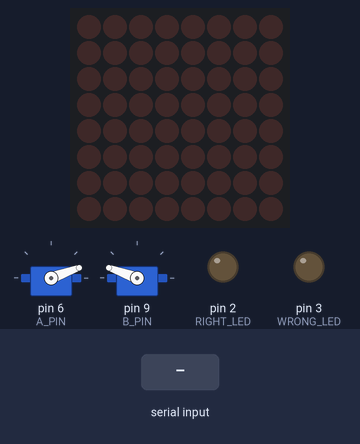
This sketch was run on a simulated Arduino Uno, built with avr-gcc and run on an emulated ATmega328P. Parts: 8×8 LED matrix, 2 × servo, output pins drawn as LEDs (lit = HIGH). Wiring (inferred from the names in the program): MAX7219 LED driver (orientation assumed): data pin 11; clock pin 13; CS pin 10. The test bench sets the inputs (shaded band). Pins used as bus, display or sensor lines are not drawn.

Above: at 1.5 s.
1.6 s: "c90\n" received over Serial
At 3.33 s:
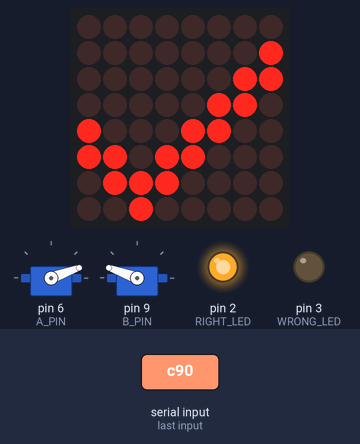
4.0 s: "x90\n" received over Serial
At 5.2 s:
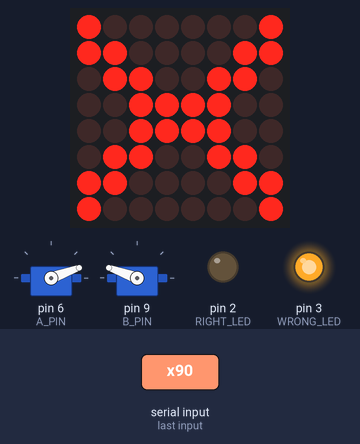
7.0 s: "!" received over Serial
At 7.5 s:
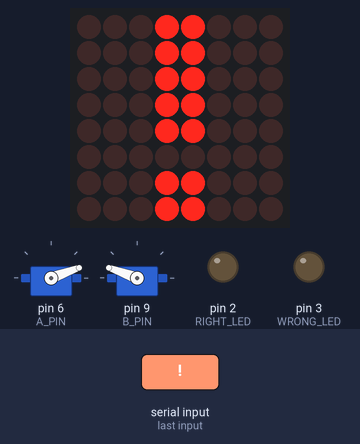
10.0 s: "a90\n" received over Serial
At 11.0 s:
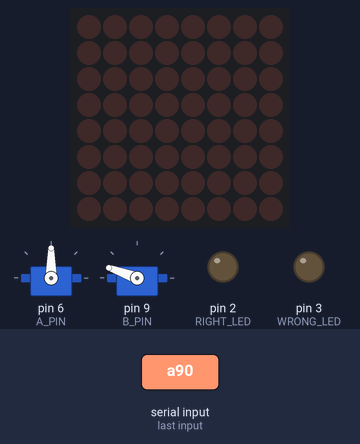
11.5 s: "b90\n" received over Serial
At 12.1 s:
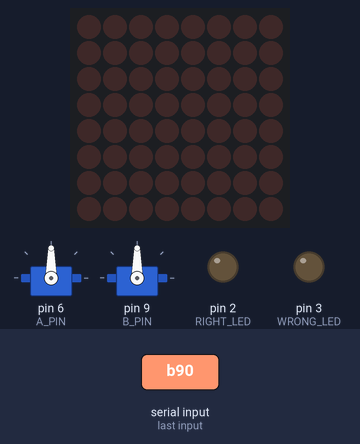
13.0 s: "x,45\n" received over Serial
At 13.3 s:
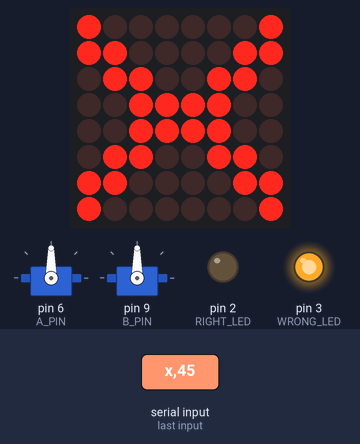
Timing chart, 0 to 16.0 s (numbered marks = the images above; inputs shaded):
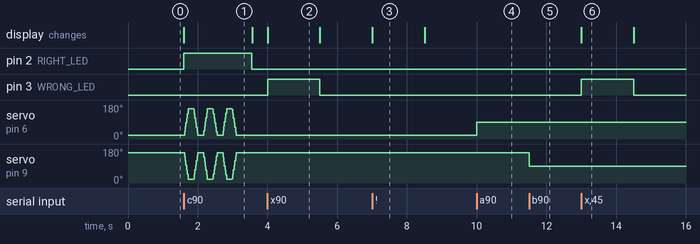

The sketch:

plush_arms.ino
```cpp
// The plushie reacts to teaching-mode answers sent by the server over USB (server/plush.py):
//   'c' right: a check on the neck's dot matrix, the right LED on, and the arms flap
//   'x' wrong: an X on the matrix and the wrong LED on
//   '!' try again (a signing attempt missed, there's another go): a ! on the matrix
//
// Finding the arm angles (server stopped, Serial Monitor at 115200 baud): "a90" turns arm A (pin 6) to 90 degrees,
// "b90" turns arm B (pin 9). For each arm, find where it hangs down and where it's raised without grinding.
#include <Servo.h>

const int A_PIN = 6, A_DOWN = 20, A_UP = 160;
const int B_PIN = 9, B_DOWN = 160, B_UP = 20;
const int STEP_MS = 1;   // ms per 1% of the swing; 1 asks for more than a 9g servo can do, so it runs flat out
const int HOLD_MS = 150; // pause at the top and bottom, so the arm gets all the way there before turning back
const int FLAPS = 3;     // up-and-downs per right answer

const int RIGHT_LED = 2, WRONG_LED = 3;
const int MX_DIN = 11, MX_CS = 10, MX_CLK = 13;  // MAX7219 8x8 dot matrix
const int BRIGHTNESS = 3;    // 0-15: the servos share the USB power, keep it low
const bool MIRROR = false;   // true if the check comes out backwards
const int SHOW_MS = 1500;    // how long the X or ! stays up (the check stays while the arms flap)

const byte CHECK[8] = {0x00, 0x01, 0x03, 0x06, 0x8C, 0xD8, 0x70, 0x20};
const byte CROSS[8] = {0x81, 0xC3, 0x66, 0x3C, 0x3C, 0x66, 0xC3, 0x81};
const byte BANG[8] = {0x18, 0x18, 0x18, 0x18, 0x18, 0x00, 0x18, 0x18};

Servo armA, armB;

void turn(Servo &arm, int pin, int angle) {
  if (!arm.attached()) arm.attach(pin);  // attaching twice takes a second timer slot that keeps driving the pin
  arm.write(angle);
}

void setArms(int pct) {  // 0 = down, 100 = up
  turn(armA, A_PIN, map(pct, 0, 100, A_DOWN, A_UP));
  turn(armB, B_PIN, map(pct, 0, 100, B_DOWN, B_UP));
}

// Let go once down: a powered servo held against the plush grinds (and heats up) for as long as it's held.
void rest() {
  setArms(0);
  delay(300);
  armA.detach();
  armB.detach();
}

void flap() {
  for (int i = 0; i < FLAPS; i++) {
    for (int p = 0; p <= 100; p++) { setArms(p); delay(STEP_MS); }
    delay(HOLD_MS);
    for (int p = 100; p >= 0; p--) { setArms(p); delay(STEP_MS); }
    delay(HOLD_MS);
  }
  rest();
}

void matrix(byte reg, byte val) {
  digitalWrite(MX_CS, LOW);
  shiftOut(MX_DIN, MX_CLK, MSBFIRST, reg);
  shiftOut(MX_DIN, MX_CLK, MSBFIRST, val);
  digitalWrite(MX_CS, HIGH);
}

byte mirrored(byte b) {
  byte r = 0;
  for (int i = 0; i < 8; i++) if (b & (1 << i)) r |= 0x80 >> i;
  return r;
}

void show(const byte *rows) {  // nullptr clears the matrix
  for (int r = 0; r < 8; r++) matrix(r + 1, rows ? (MIRROR ? mirrored(rows[r]) : rows[r]) : 0);
}

void react(const byte *symbol, int led, bool flapArms) {  // led -1: none
  show(symbol);
  if (led >= 0) digitalWrite(led, HIGH);
  if (flapArms) flap(); else delay(SHOW_MS);
  if (led >= 0) digitalWrite(led, LOW);
  show(nullptr);
}

void setup() {
  Serial.begin(115200);
  Serial.setTimeout(3000);  // "a90" typed key by key: a slow typist must not send the arm to 0
  pinMode(RIGHT_LED, OUTPUT);
  pinMode(WRONG_LED, OUTPUT);
  pinMode(MX_DIN, OUTPUT);
  pinMode(MX_CLK, OUTPUT);
  pinMode(MX_CS, OUTPUT);
  digitalWrite(MX_CS, HIGH);
  matrix(0x0F, 0);           // display test off
  matrix(0x09, 0);           // raw pixels, no digit decoding
  matrix(0x0B, 7);           // all 8 rows
  matrix(0x0A, BRIGHTNESS);
  matrix(0x0C, 1);           // wake up
  show(nullptr);
  rest();
}

void loop() {
  int cmd = Serial.read();
  if (cmd == 'c') react(CHECK, RIGHT_LED, true);
  else if (cmd == 'x') react(CROSS, WRONG_LED, false);
  else if (cmd == '!') react(BANG, -1, false);
  else if (cmd == 'a') turn(armA, A_PIN, Serial.parseInt());
  else if (cmd == 'b') turn(armB, B_PIN, Serial.parseInt());
}
```

Measured:
- after the input at 4.0 s, pin 3 (WRONG_LED): LOW → HIGH at once, → LOW 1.5 s later; the display: changes at once (image 2)
- after the input at 7.0 s, the display: changes at once (image 3)
- after the input at 10.0 s, servo on pin 6 (A_PIN): 20° → 90° at once
- after the input at 11.5 s, servo on pin 9 (B_PIN): 160° → 90° at once
- after the input at 13.0 s, pin 3 (WRONG_LED): LOW → HIGH at once, → LOW 1.5 s later; the display: changes at once (image 6)
- what the display in image 2 shows lasts 1.5 s, from 4.0 s to 5.5 s
